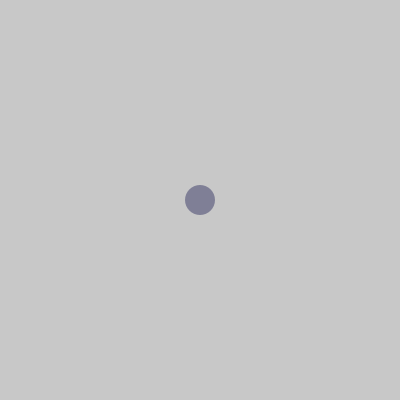
Frame 1 (no input)
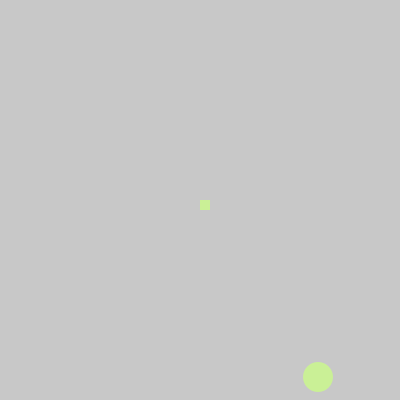
Frame 60 (the mouse pressed at the canvas centre just before this capture)
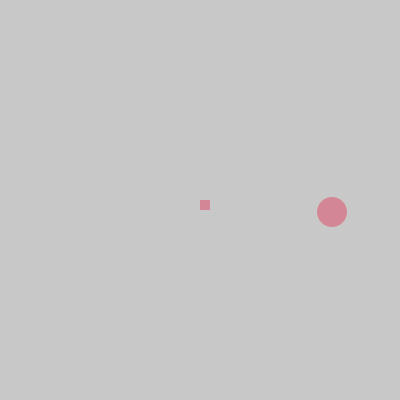
Frame 120 (the mouse held since frame 60 and released just before this capture)

The Processing sketch that drew these frames (run headless with seeded random() and noise(); from frame 60 on, the mouse is pressed at the canvas centre):

// Processing sketch: Week04InteractiveButtons
// ── Week04InteractiveButtons.pde
//create one ellipse
//create a rect
//make the ellipse move
//make ellipse and rect change color
//make rect change background color when clicked

float x;
float y;

float dx;
float dy;

boolean rectClicked = false;

void setup() {
  size(400,400);
    background(30);
  noStroke();
  
  x = width/2;
  y = height/2;

  
  dx = 2;
  dy = 3;

}

void draw(){
  if (rectClicked) {
    background(100);
  } else {
    background (200);
  }
  
  float r = map(x,0,width,0,255);
  float g = map(y,0,height,0,255);
  
  fill(r,g,150);
  ellipse(x,y,30,30);
  
  rect(width/2,height/2,10,10);
    x+=dx;
    y+=dy;

    
    if(x> width - 15 || x < 15) {
      x -= dx;
      dx = -dx; 
    }
    
    if(y>height - 15 || y<15) {
      y -= dy;
      dy = -dy;
    } 

}

void mouseClicked() {
  float distance = dist(mouseX,mouseY,x,y);
  
  if (distance < x && distance < y) {
  rectClicked = !rectClicked;
  }
 }
